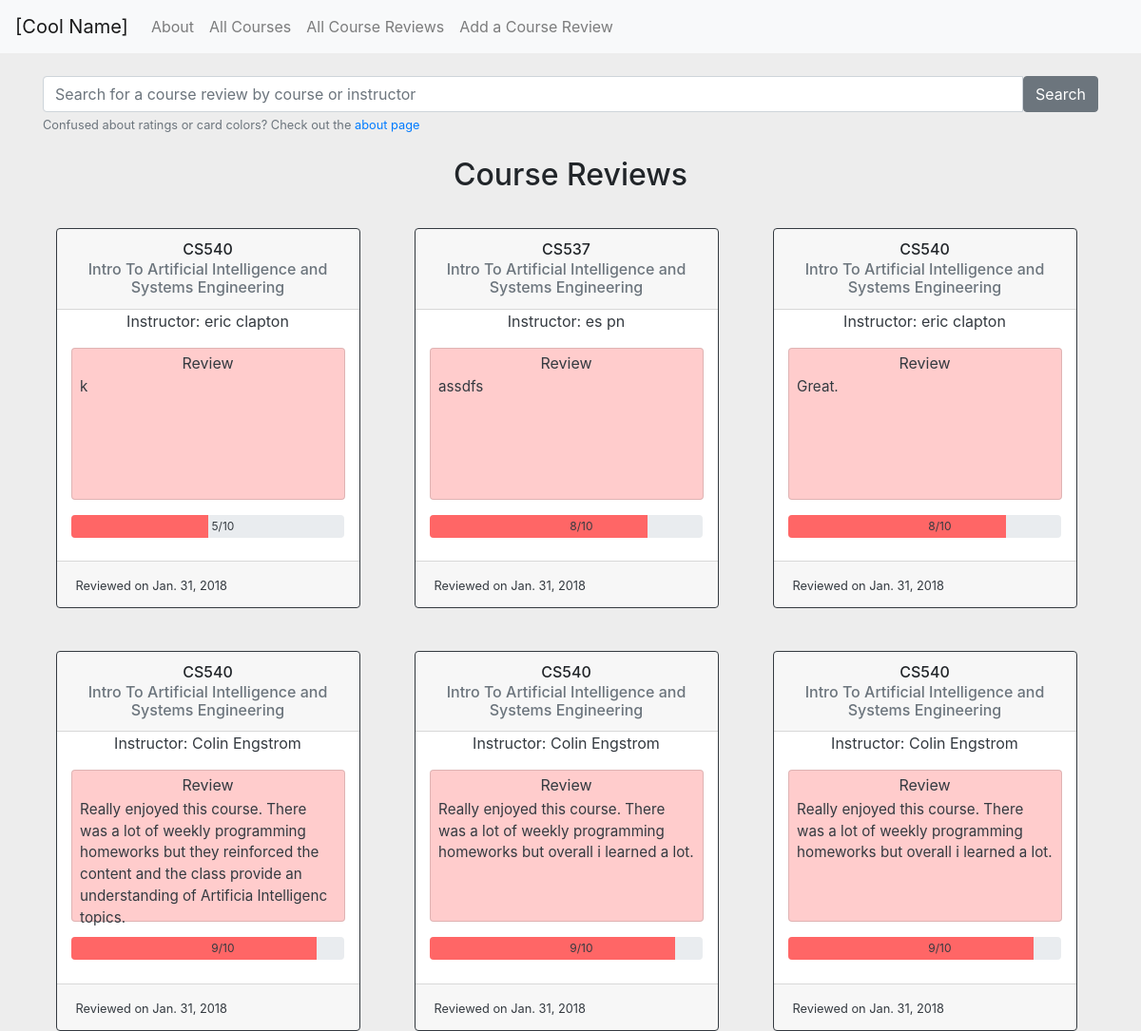
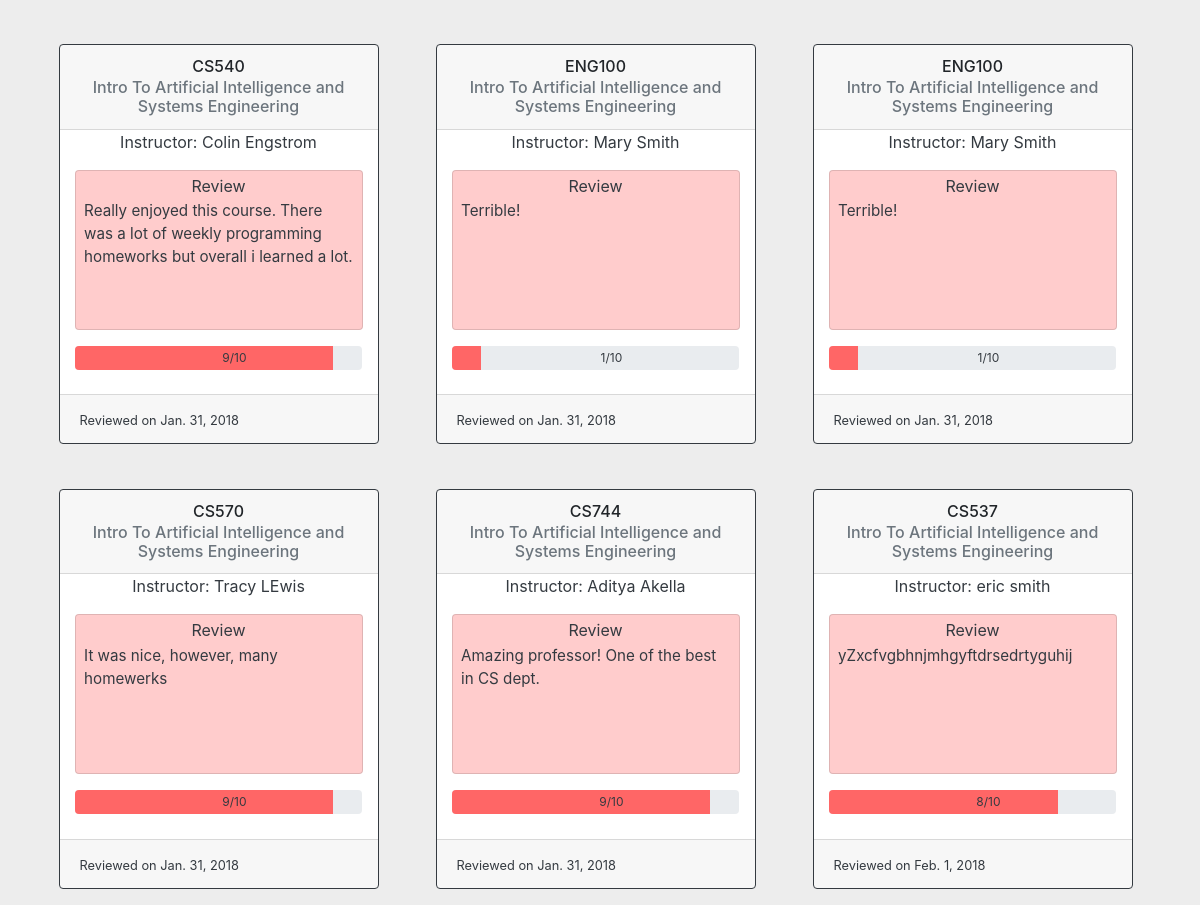
/course_reviews/, run on an earlier commit of the app's database (2 pictures, top to bottom).
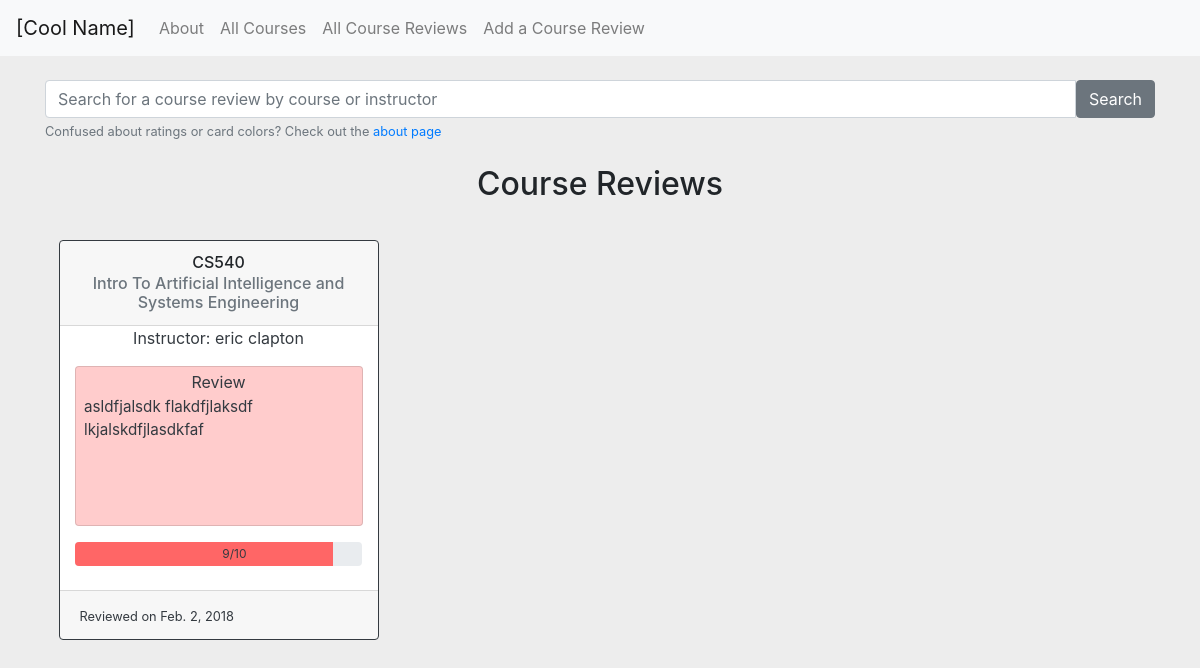
And on a later commit of the database.
### course/models.py (models this page shows)
class CourseReview(models.Model):
	courseDepartment = models.CharField(max_length=3)
	courseNumber = models.CharField(max_length=3)
	reviewId = models.AutoField(primary_key=True)
	instructorId = models.ForeignKey(Instructor, on_delete = models.CASCADE)
	courseReviewTagId = models.ForeignKey(CourseReviewTag, on_delete = models.CASCADE)
	review = models.CharField(max_length=50)
	rating = models.IntegerField()
	reviewDate = models.DateField()
	def rating_percentage(self):
	   	return self.rating * 10

class Instructor(models.Model):
	instructorId = models.AutoField(primary_key=True)
	firstName = models.CharField(max_length=20)
	lastName = models.CharField(max_length=20)

### course/views.py (the view)
# urls.py: url(r'^course_reviews/$', views.course_reviews, name='course_reviews'),
def course_reviews(request):
    argumentList = modal_form(request)
    course_reviews = CourseReview.objects.all().order_by('reviewDate')
    return render(request, 'course_reviews.html', {'form':argumentList[0],'courses':argumentList[1],'instructors':argumentList[2],'course_reviews':course_reviews})

### course/views.py (called while the page is built, shortened)
def modal_form(request):
    if request.method == 'GET':
        form = AddCourseReviewForm(auto_id=True)
        courses = Course.objects.all()
        instructors = Instructor.objects.all()
        argumentList = [form, courses, instructors]
        print(argumentList)
        return argumentList # 'courses': courses, 'instructors': instructors})

### templates/course_reviews.html
{% extends 'index.html' %}
{% block content %}
<br>
<div class="container">
	<div class="row">
	  <div class="container">
	  	<form method="get" action="/search/" role="search">
		    <div class="input-group">
		      <input type="text" class="form-control" placeholder="Search for a course review by course or instructor" name="searchbox">
		      <span class="input-group-btn">
		        <button value="Search" type="text" id="search-submit" class="btn btn-secondary">Search</a>
		      </span>
		    </div>
		    <small id="help" class="form-text text-muted">Confused about ratings or card colors? Check out the <a href="{% url 'about' %}">about page</a> </small>
		</form>
	  </div>
	</div>
</div>
<br>
<div class="container">
	<h2>Course Reviews</h2>
	<div class="card-deck">
	{% for course in course_reviews %}
	<div class="card border-dark mb-3 color{{course.rating}}" id="card_box">
	    	<div class="card-header">
		    	    <h6 >{{course.courseDepartment}}{{course.courseNumber}}</h6>
					<h6 class="card-subtitle text-muted">Intro To Artificial Intelligence and Systems Engineering</h6>
	    	</div>
		    <div class="card-body text-dark">
		        <p class="card-text">Instructor: {{course.instructorId.firstName}} {{course.instructorId.lastName}}</p>
		        <div class="card review-card">
			        <p class="review-title">Review</p>
			        <p class="review-text">{{course.review}}</p>
		        </div>
		    	<div class="progress">
					<div class="progress-bar" role="progressbar" style="width: {{course.rating_percentage}}%;" aria-valuenow="" aria-valuemin="0" aria-valuemax="10">
					</div>
					<span>{{course.rating}}/10</span>
			    </div>
		    </div>
		    <div class="card-footer">
		      <small class="text-dark">Reviewed on {{course.reviewDate}}</small>
		    </div>
		</div>
  {% endfor %}
	</div>
</div>
{% endblock %}

What changed in the data, as far as the page shows it:
removed CourseReview: courseDepartment "CS", courseNumber "537", instructorId.firstName "es", instructorId.lastName "pn", review "assdfs", rating "8", reviewDate "Jan. 31, 2018"
removed CourseReview: courseDepartment "CS", courseNumber "540", instructorId.firstName "eric", instructorId.lastName "clapton", review "Great.", rating "8", reviewDate "Jan. 31, 2018"
removed CourseReview: courseDepartment "CS", courseNumber "540", instructorId.firstName "Colin", instructorId.lastName "Engstrom", review "Really enjoyed this course. There was a lot of weekly programming homeworks but they reinforced the content and the class provide an understanding of Artificia Intelligenc topics.", rating "9", reviewDate "Jan. 31, 2018"
removed CourseReview: courseDepartment "CS", courseNumber "540", instructorId.firstName "Colin", instructorId.lastName "Engstrom", review "Really enjoyed this course. There was a lot of weekly programming homeworks but overall i learned a lot.", rating "9", reviewDate "Jan. 31, 2018"
removed CourseReview: courseDepartment "CS", courseNumber "540", instructorId.firstName "Colin", instructorId.lastName "Engstrom", review "Really enjoyed this course. There was a lot of weekly programming homeworks but overall i learned a lot.", rating "9", reviewDate "Jan. 31, 2018"
removed CourseReview: courseDepartment "CS", courseNumber "540", instructorId.firstName "Colin", instructorId.lastName "Engstrom", review "Really enjoyed this course. There was a lot of weekly programming homeworks but overall i learned a lot.", rating "9", reviewDate "Jan. 31, 2018"
removed CourseReview: courseDepartment "ENG", courseNumber "100", instructorId.firstName "Mary", instructorId.lastName "Smith", review "Terrible!", rating "1", reviewDate "Jan. 31, 2018"
removed CourseReview: courseDepartment "ENG", courseNumber "100", instructorId.firstName "Mary", instructorId.lastName "Smith", review "Terrible!", rating "1", reviewDate "Jan. 31, 2018"
removed CourseReview: courseDepartment "CS", courseNumber "570", instructorId.firstName "Tracy", instructorId.lastName "LEwis", review "It was nice, however, many homewerks", rating "9", reviewDate "Jan. 31, 2018"
removed CourseReview: courseDepartment "CS", courseNumber "744", instructorId.firstName "Aditya", instructorId.lastName "Akella", review "Amazing professor! One of the best in CS dept.", rating "9", reviewDate "Jan. 31, 2018"
removed CourseReview: courseDepartment "CS", courseNumber "537", instructorId.firstName "eric", instructorId.lastName "smith", review "yZxcfvgbhnjmhgyftdrsedrtyguhij", rating "8", reviewDate "Feb. 1, 2018"
changed CourseReview "CS": review "k" → "asldfjalsdk flakdfjlaksdf lkjalskdfjlasdkfaf"; rating "5" → "9"; reviewDate "Jan. 31, 2018" → "Feb. 2, 2018"
